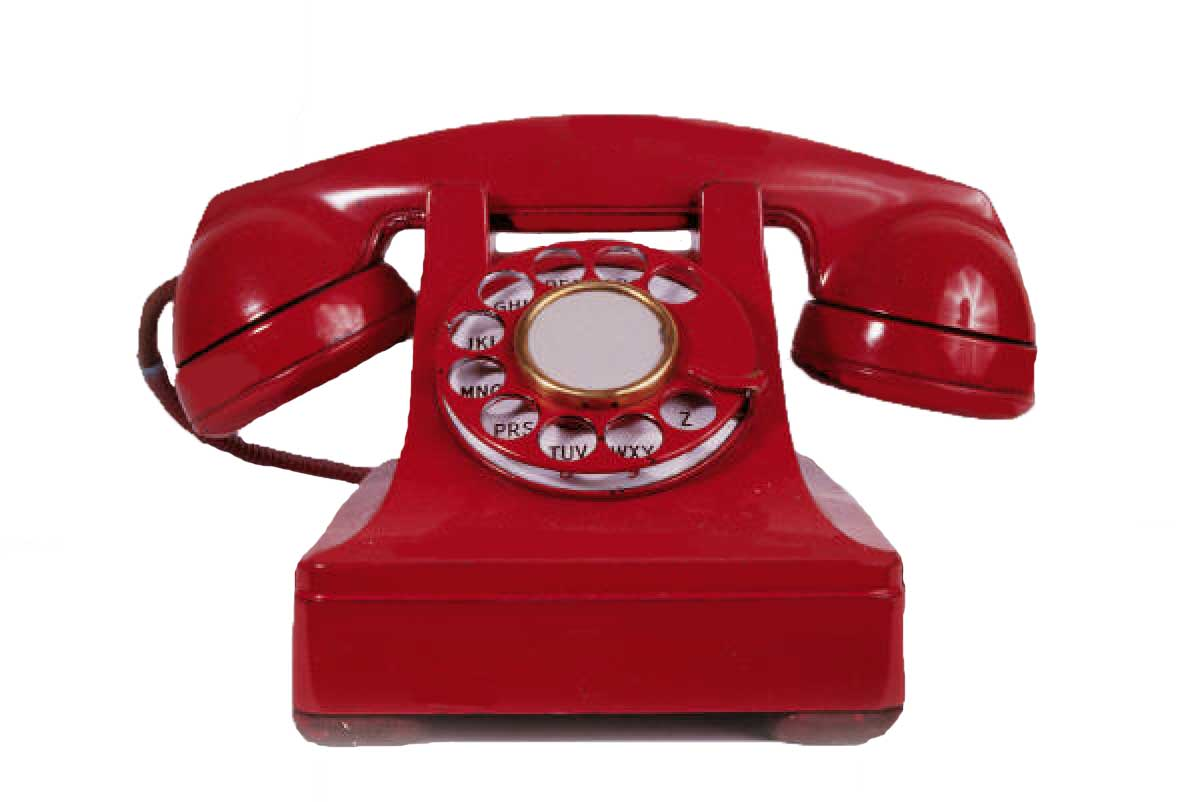
#> input picture 07_obdelava_2d_signalov_I/slike/phone_red.jpg, 1200 x 802 px
$ python prevzorci_sliko.py
#> lines starting #> are read from the running program, lines starting #| are printed output that depends on the picture
import numpy as np
from scipy.ndimage import zoom, gaussian_filter
from numpy.fft import fft2, ifft2


def prevzorci_sliko(slika: np.ndarray, nova_visina: int, nova_sirina: int) -> np.ndarray:
    # apply gaussian_filter to avoid aliasing
    smoothed_image = gaussian_filter(slika, sigma=0.5)

    # calculate the scale factor for resizing
    scale_factor_y = nova_visina / slika.shape[0]
    scale_factor_x = nova_sirina / slika.shape[1]

    # check if image is greyscale or color
    if len(slika.shape) == 2:
        # greyscale image
        resized_image = zoom(smoothed_image, (scale_factor_y, scale_factor_x), order=1)
    else:
        # color image
        resized_image = zoom(smoothed_image, (scale_factor_y, scale_factor_x, 1), order=1)

    # return resized image
    return resized_image


def prevzorci_sliko_fft(slika: np.ndarray, nova_visina: int, nova_sirina: int) -> np.ndarray:
    # appy gaussian_filter to avoid aliasing
    smoothed_image = gaussian_filter(slika, sigma=0.5)

    # compute 2d fft of the smoothed image
    frequency_domain = fft2(smoothed_image)

    # calculate desired shape of the frequency domain
    target_shape = (nova_visina, nova_sirina) + slika.shape[2:]

    # adjust frequency domain to match the desired shape
    adjusted_frequency_domain = np.zeros(target_shape, dtype=np.complex128)
    # calculating indices of the center pixel in target_shape,
    # // operator preforms integer division, ensures that center indices are rounded down to the nearest whole number
    center_y = target_shape[0] // 2
    center_x = target_shape[1] // 2
    adjusted_frequency_domain[
        :frequency_domain.shape[0], :frequency_domain.shape[1], ...
    ] = frequency_domain[
        :target_shape[0], :target_shape[1], ...
    ]

    # compute inverse fft to obtain resampled image
    resampled_image = np.real(ifft2(adjusted_frequency_domain))

    # return the resampled image
    return resampled_image.astype(slika.dtype)


if __name__ == '__main__':
    import matplotlib.pyplot as plt
    from PIL import Image

    input_image = np.array(Image.open("slike/phone_red.jpg"))
#> input_image is the input picture: shape (802, 1200, 3); mean R, G, B 210.1, 164, 168.4
    nova_visina = 600
    nova_sirina = 400

    resampled_image = prevzorci_sliko(input_image, nova_visina, nova_sirina)
#> in prevzorci_sliko, `resized_image = zoom(smoothed_image, (scale_factor_y, scale_factor_x, ..`:
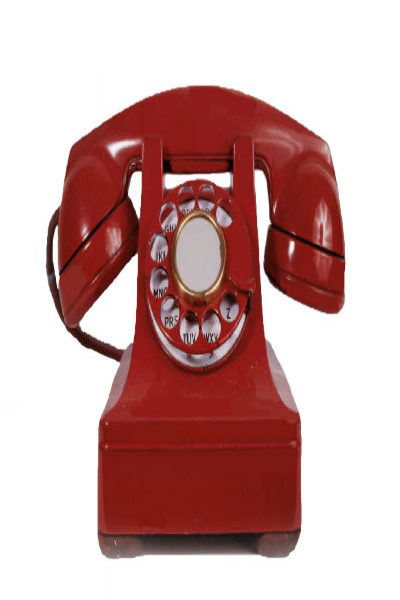
#> resized_image: shape (600, 400, 3); mean R, G, B 204.7, 169, 167.6

    fig, axs = plt.subplots(1, 2, figsize=(10, 5))
    axs[0].imshow(input_image)
    axs[0].set_title("Original Image")
    axs[1].imshow(resampled_image.astype(np.uint8))
    axs[1].set_title("Resampled Image")
    plt.show()
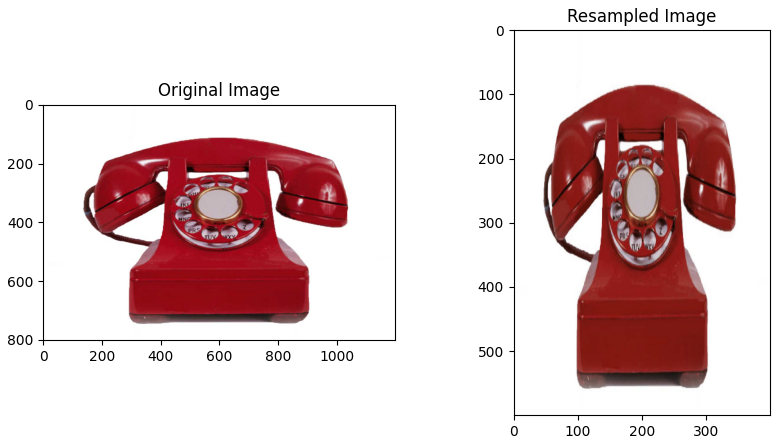
#> figure drawn by matplotlib, 2 panels

    resampled_image_fft = prevzorci_sliko_fft(input_image, nova_visina, nova_sirina)
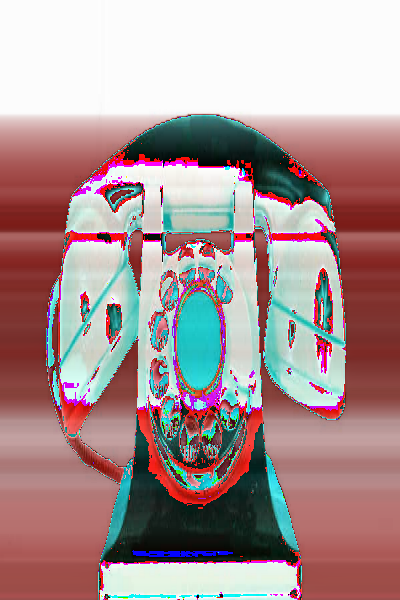
#> resampled_image_fft: shape (600, 400, 3); mean R, G, B 170.9, 148, 148.2

    fig, axs = plt.subplots(1, 2, figsize=(10, 5))
    axs[0].imshow(input_image)
    axs[0].set_title("Original Image")
    axs[1].imshow(resampled_image_fft.astype(np.uint8))
    axs[1].set_title("Resampled Image (FFT)")
    plt.show()
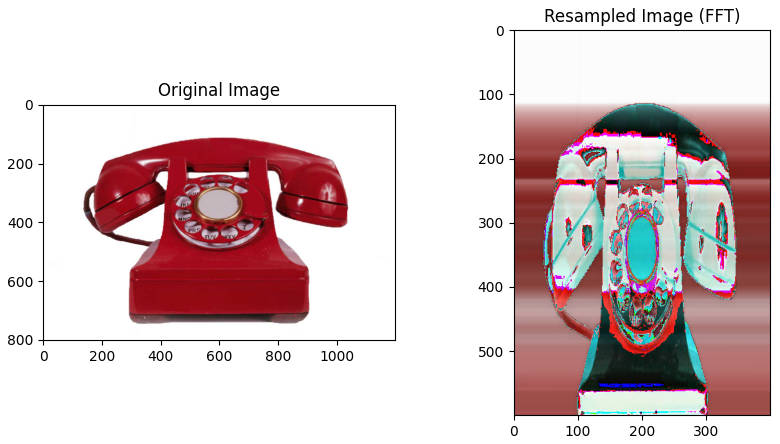
#> figure drawn by matplotlib, 2 panels
